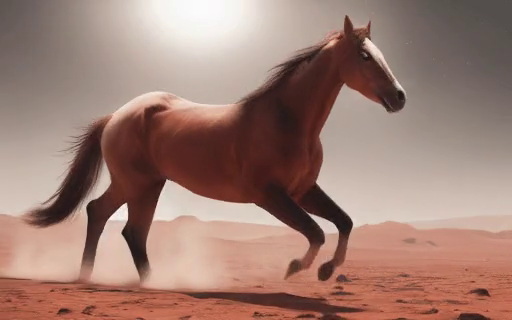
#> input picture frame 1 of Evaluation/test/a_horse_runs_on_the_Mars(LAMP).mp4, 512 x 320 px
$ jupyter execute Assesment.ipynb   (shell and % lines are left out)   (older library calls are emulated)
#> lines starting #> are read from the running program, lines starting #| are printed output that depends on the picture
[cell 1]
import cv2
import numpy as np
from skimage.metrics import peak_signal_noise_ratio as compare_psnr
from skimage.metrics import structural_similarity as compare_ssim
from matplotlib import pyplot as plt
from pathlib import Path

def video_quality_analysis(video_path):
    if not video_path.is_file():
        print("Video file does not exist:", video_path)
        return None

    cap = cv2.VideoCapture(str(video_path))

    if not cap.isOpened():
        print("Error opening video file:", video_path)
        return None

    ret, prev_frame = cap.read()
#> prev_frame is the input picture: shape (320, 512, 3); mean B, G, R 115.7, 126, 157.9
    if not ret:
        print("Error reading the first frame of the video.")
        cap.release()
        return None

    prev_frame = cv2.cvtColor(prev_frame, cv2.COLOR_BGR2GRAY)
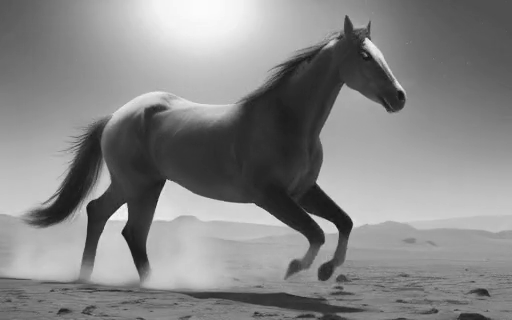
#> prev_frame: shape (320, 512); min 16, max 251, mean 134.3

    psnr_values = []
    ssim_values = []
    frame_numbers = []
    frame_count = 1
    while True:
        ret, frame = cap.read()
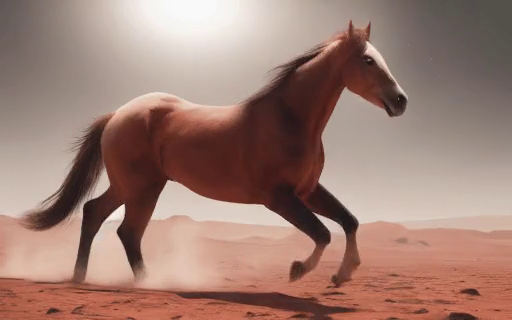
#> input picture frame 2 of Evaluation/test/a_horse_runs_on_the_Mars(LAMP).mp4, 512 x 320 px
#> frame is the input picture: shape (320, 512, 3); mean B, G, R 115.7, 126.2, 158
        if not ret:
            break

        frame = cv2.cvtColor(frame, cv2.COLOR_BGR2GRAY)
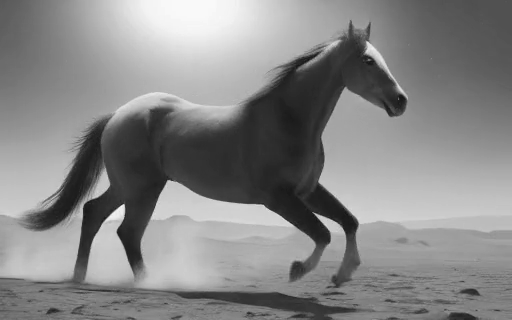
#> frame: shape (320, 512); min 16, max 249, mean 134.4
        psnr = compare_psnr(prev_frame, frame)
#> psnr = 21.58
        ssim = compare_ssim(prev_frame, frame)
#> ssim = 0.809

        psnr_values.append(psnr)
        ssim_values.append(ssim)
        frame_numbers.append(frame_count)

        prev_frame = frame
        frame_count += 1

    cap.release()
    return psnr_values, ssim_values, frame_numbers

# [42 lines left out: functions print_stats, plot_combined_quality_metrics, not called in this run]

# initial dictionary to store
all_psnr_values = {}
all_ssim_values = {}

# iterate all videos from test
video_folder = Path('test')
video_files = video_folder.glob('*.mp4')

for video_path in video_files:
    print(f"Analyzing video: {video_path.name}")
    result = video_quality_analysis(video_path)

    if result:
        psnr_values, ssim_values, _ = result
        all_psnr_values[video_path.stem] = psnr_values
        all_ssim_values[video_path.stem] = ssim_values
        print_stats(psnr_values, "PSNR")
        print_stats(ssim_values, "SSIM")
    else:
        print("Failed to analyze video quality.")

# plot all
plot_combined_quality_metrics(all_psnr_values, all_ssim_values, all_psnr_values.keys())

$ run again, starting later in the video
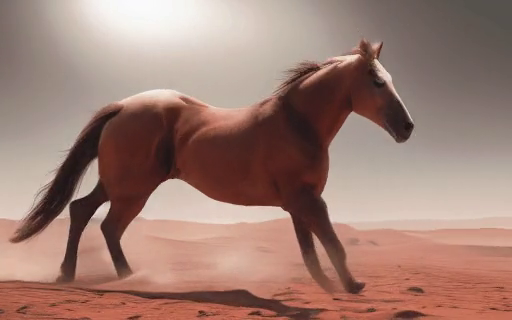
#> input picture frame 7 of Evaluation/test/a_horse_runs_on_the_Mars(LAMP).mp4, 512 x 320 px
#> in video_quality_analysis, prev_frame is the input picture: shape (320, 512, 3); mean B, G, R 115.8, 126.1, 158.1
#> prev_frame: shape (320, 512)
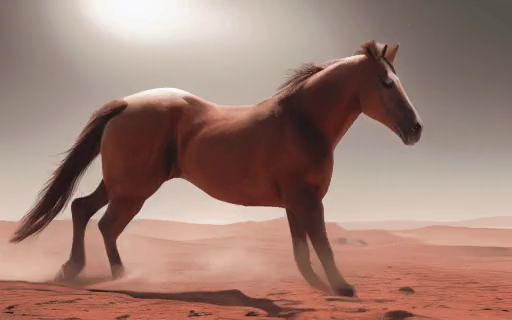
#> input picture frame 8 of Evaluation/test/a_horse_runs_on_the_Mars(LAMP).mp4, 512 x 320 px
#> in video_quality_analysis, frame is the input picture: shape (320, 512, 3); mean B, G, R 115.6, 126.1, 158
#> frame: shape (320, 512)
#> psnr = 22.29
#> ssim = 0.805
#> result = ([22.29, 22.93, 21.97, 21.23, 21.56, 21.45, 20.72, 20.43], [0.805, 0.818, 0.812, 0.81, 0.778, 0.759, 0.759, 0.783], [1, 2, 3, 4, 5, 6, 7, 8])
#> `psnr_values, ssim_values, _ = result`: psnr_values = [22.29, 22.93, 21.97, 21.23, 21.56, 21.45, 20.72, 20.43]; ssim_values = [0.805, 0.818, 0.812, 0.81, 0.778, 0.759, 0.759, 0.783]
#| 8
#> mean_value = 21.57
#> var_value = 0.586
#| PSNR Average: 21.57
#| PSNR Variance: 0.59
#| 8
#| SSIM Average: 0.79
#| SSIM Variance: 0.00
#> the loop in plot_combined_quality_metrics, `for video_title, psnr_values in all_psnr_values.items():` made 1 pass
#> the loop in plot_combined_quality_metrics, `for video_title, ssim_values in all_ssim_values.items():` made 1 pass
#> the loop in vifp_mscale, `for scale in range(1, 5): ` made 4 passes
#> after the loop in vifp_mscale, `for scale in range(1, 5):`: den = 361169.3; num = 318135.2
#> vifp = 0.881
#> `vif_values, frame_numbers = video_vif_analysis(video_path)`: vif_values = [0.881, 0.88, 0.875, 0.878, 0.876, 0.879, 0.889, 0.892]; frame_numbers = [0, 1, 2, 3, 4, 5, 6, 7]
#| 8
#| VIF Average: 0.88
#| VIF Variance: 0.00
#> the loop in plot_combined_vif, `for video_title, (vif_values, frame_numbers) in all_vif_values.items():` made 1 pass
#> in plot_combined_vif, `plt.show()`:
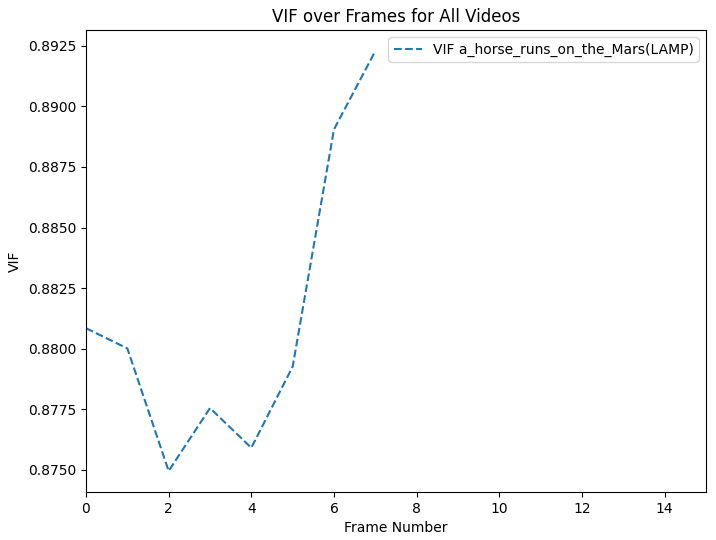
#> figure drawn by matplotlib, 1 panel

$ run again, starting later in the video
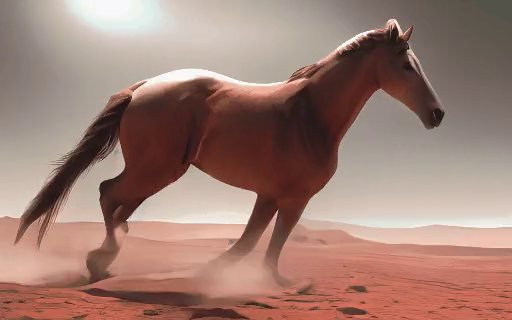
#> input picture frame 12 of Evaluation/test/a_horse_runs_on_the_Mars(LAMP).mp4, 512 x 320 px
#> in video_quality_analysis, prev_frame is the input picture: shape (320, 512, 3); mean B, G, R 115.8, 126.2, 158.1
#> prev_frame: shape (320, 512)
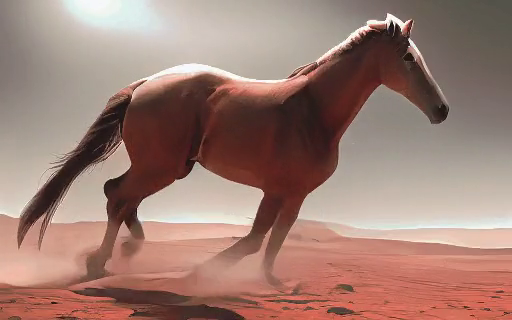
#> input picture frame 13 of Evaluation/test/a_horse_runs_on_the_Mars(LAMP).mp4, 512 x 320 px
#> in video_quality_analysis, frame is the input picture: shape (320, 512, 3); mean B, G, R 115.8, 126.1, 157.9
#> frame: shape (320, 512)
#> psnr = 21.45
#> ssim = 0.759
#> result = ([21.45, 20.72, 20.43], [0.759, 0.759, 0.783], [1, 2, 3])
#> `psnr_values, ssim_values, _ = result`: psnr_values = [21.45, 20.72, 20.43]; ssim_values = [0.759, 0.759, 0.783]
#| 3
#> mean_value = 20.87
#> var_value = 0.182
#| PSNR Average: 20.87
#| PSNR Variance: 0.18
#| 3
#| SSIM Average: 0.77
#| SSIM Variance: 0.00
#> the loop in plot_combined_quality_metrics, `for video_title, psnr_values in all_psnr_values.items():` made 1 pass
#> the loop in plot_combined_quality_metrics, `for video_title, ssim_values in all_ssim_values.items():` made 1 pass
#> the loop in vifp_mscale, `for scale in range(1, 5): ` made 4 passes
#> after the loop in vifp_mscale, `for scale in range(1, 5):`: den = 361015.9; num = 317427.1
#> vifp = 0.879
#> `vif_values, frame_numbers = video_vif_analysis(video_path)`: vif_values = [0.879, 0.889, 0.892]; frame_numbers = [0, 1, 2]
#| 3
#| VIF Average: 0.89
#| VIF Variance: 0.00
#> the loop in plot_combined_vif, `for video_title, (vif_values, frame_numbers) in all_vif_values.items():` made 1 pass
#> in plot_combined_vif, `plt.show()`:
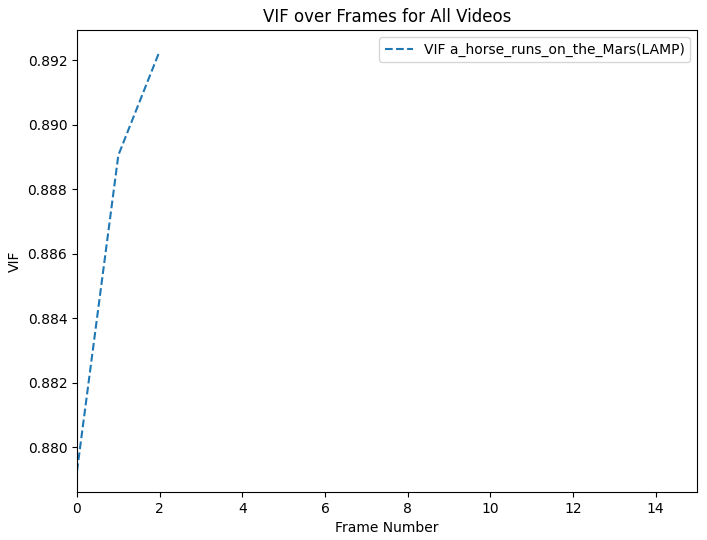
#> figure drawn by matplotlib, 1 panel
